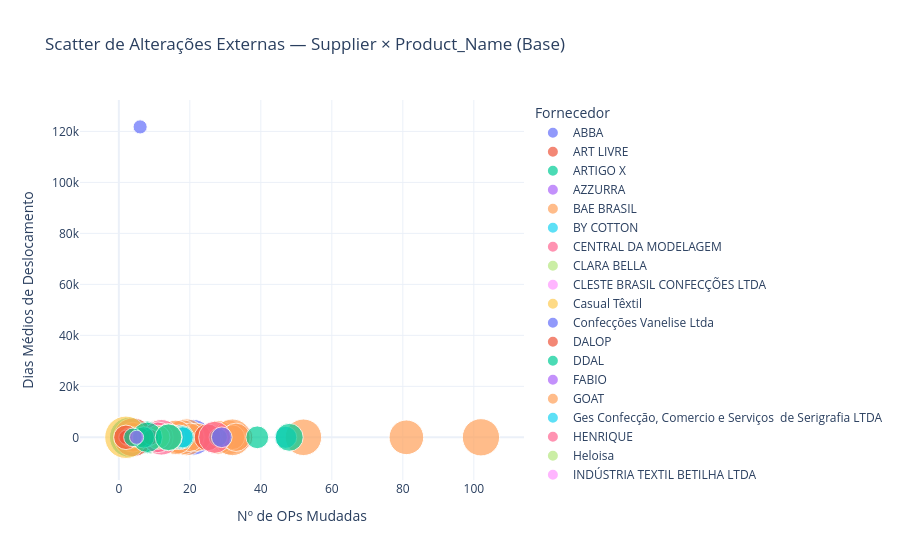

The notebook cell saved with this chart:
### Code cell
plot_instability_scatter_by_cycle(df_supplier_product_ext, 'Base')

### Figure 1 — Plotly figure (JSON) as saved in the notebook; plotly's stock layout.template omitted (floating-point values rounded to 4 significant figures)
{"data": [{"customdata": [["ABBA", "Camiseta Henley Core Masculino", 25], ["ABBA", "Camiseta Polo Core Masculino", 134], ["ABBA", "Core T-shirt Masculino", 25]], "hovertemplate": "Fornecedor=%{customdata[0]}<br>Nº de OPs Mudadas=%{x}<br>Dias Médios de Deslocamento=%{y}<br>Nº Médio de Revisões Externas por OP=%{marker.size}<br>product_name=%{customdata[1]}<br>total_rev_ext=%{customdata[2]}<extra></extra>", "legendgroup": "ABBA", "marker": {"color": "#636efa", "opacity": 0.7, "size": [5.0, 6.38, 1.79], "sizemode": "area", "sizeref": 0.01, "symbol": "circle"}, "mode": "markers", "name": "ABBA", "orientation": "v", "showlegend": true, "type": "scatter", "x": [5, 21, 14], "xaxis": "x", "y": [10.9, 13.2, 7.2], "yaxis": "y"}, {"customdata": [["ART LIVRE", "Daily T-shirt Masculino", 120], ["ART LIVRE", "Tech T-shirt Gola U Feminino", 47], ["ART LIVRE", "Tech T-shirt Gola U Masculino", 31], ["ART LIVRE", "Tech T-shirt Gola V Feminino", 61], ["ART LIVRE", "Tech T-shirt Gola V Masculino", 83], ["ART LIVRE", "Tech T-shirt Heavy Masculino", 50], ["ART LIVRE", "Tech T-shirt Heavy Slim Masculino", 40], ["ART LIVRE", "Tech T-shirt Long Sleeve Feminino", 39], ["ART LIVRE", "Tech T-shirt Long Sleeve Masculino", 13]], "hovertemplate": "Fornecedor=%{customdata[0]}<br>Nº de OPs Mudadas=%{x}<br>Dias Médios de Deslocamento=%{y}<br>Nº Médio de Revisões Externas por OP=%{marker.size}<br>product_name=%{customdata[1]}<br>total_rev_ext=%{customdata[2]}<extra></extra>", "legendgroup": "ART LIVRE", "marker": {"color": "#EF553B", "opacity": 0.7, "size": [3.53, 3.36, 2.38, 2.9, 3.77, 4.55, 4.44, 3.9, 2.17], "sizemode": "area", "sizeref": 0.01, "symbol": "circle"}, "mode": "markers", "name": "ART LIVRE", "orientation": "v", "showlegend": true, "type": "scatter", "x": [34, 14, 13, 21, 22, 11, 9, 10, 6], "xaxis": "x", "y": [11.4, 19.3, 18.1, 15.1, 11.7, 21.3, 23.3, 19.7, 22.1], "yaxis": "y"}, {"customdata": [["ARTIGO X", "Boné Outdoors", 11], ["ARTIGO X", "Boné Sixx", 33]], "hovertemplate": "Fornecedor=%{customdata[0]}<br>Nº de OPs Mudadas=%{x}<br>Dias Médios de Deslocamento=%{y}<br>Nº Médio de Revisões Externas por OP=%{marker.size}<br>product_name=%{customdata[1]}<br>total_rev_ext=%{customdata[2]}<extra></extra>", "legendgroup": "ARTIGO X", "marker": {"color": "#00cc96", "opacity": 0.7, "size": [1.22, 1.5], "sizemode": "area", "sizeref": 0.01, "symbol": "circle"}, "mode": "markers", "name": "ARTIGO X", "orientation": "v", "showlegend": true, "type": "scatter", "x": [9, 22], "xaxis": "x", "y": [5.5, 12.3], "yaxis": "y"}, {"customdata": [["AZZURRA", "Future Shorts 200 Masculino", 9], ["AZZURRA", "Hybrid Jogger Masculino", 20], ["AZZURRA", "Shorts Esportivo Endorphine Masculino", 3]], "hovertemplate": "Fornecedor=%{customdata[0]}<br>Nº de OPs Mudadas=%{x}<br>Dias Médios de Deslocamento=%{y}<br>Nº Médio de Revisões Externas por OP=%{marker.size}<br>product_name=%{customdata[1]}<br>total_rev_ext=%{customdata[2]}<extra></extra>", "legendgroup": "AZZURRA", "marker": {"color": "#ab63fa", "opacity": 0.7, "size": [1.8, 1.67, 1.5], "sizemode": "area", "sizeref": 0.01, "symbol": "circle"}, "mode": "markers", "name": "AZZURRA", "orientation": "v", "showlegend": true, "type": "scatter", "x": [5, 12, 2], "xaxis": "x", "y": [16.1, 16.6, 6.3], "yaxis": "y"}, {"customdata": [["BAE BRASIL", "Calcinha Brief Feminino", 54], ["BAE BRASIL", "Calcinha Safe Feminino", 47], ["BAE BRASIL", "Cueca Boxer Comfort Anti Suor Masculino", 183], ["BAE BRASIL", "Cueca Boxer Comfort Simples Masculino", 159], ["BAE BRASIL", "Cueca Boxer Performance Anti Suor Masculino", 215], ["BAE BRASIL", "Cueca Boxer Performance Simples Masculino", 130], ["BAE BRASIL", "Cueca Slip Comfort Simples Masculino", 38], ["BAE BRASIL", "Daily T-shirt Feminino", 90], ["BAE BRASIL", "Daily T-shirt Masculino", 347], ["BAE BRASIL", "High Neck Tank Feminino", 38], ["BAE BRASIL", "NoHo Socks", 53], ["BAE BRASIL", "Skin Cropped Feminino", 34], ["BAE BRASIL", "Skin Cropped Long Sleeve Feminino", 109], ["BAE BRASIL", "SneakIN Socks", 89], ["BAE BRASIL", "Spectrum Socks High 2.0", 14], ["BAE BRASIL", "Spectrum Socks Mid 2.0", 33], ["BAE BRASIL", "Tech T-shirt Gola U Masculino", 486], ["BAE BRASIL", "Tech T-shirt Heavy Masculino", 82], ["BAE BRASIL", "Tech T-shirt Heavy Slim Masculino", 94], ["BAE BRASIL", "Tech T-shirt High Neck Long Sleeve Feminino", 98], ["BAE BRASIL", "Tech T-shirt Long Sleeve Feminino", 20], ["BAE BRASIL", "The Perfect Top Feminino", 710]], "hovertemplate": "Fornecedor=%{customdata[0]}<br>Nº de OPs Mudadas=%{x}<br>Dias Médios de Deslocamento=%{y}<br>Nº Médio de Revisões Externas por OP=%{marker.size}<br>product_name=%{customdata[1]}<br>total_rev_ext=%{customdata[2]}<extra></extra>", "legendgroup": "BAE BRASIL", "marker": {"color": "#FFA15A", "opacity": 0.7, "size": [5.4, 4.7, 5.9, 5.68, 6.72, 6.84, 3.8, 5.29, 6.67, 2.38, 3.53, 3.4, 6.06, 4.05, 1.75, 2.54, 6.0, 4.1, 5.88, 3.06, 6.67, 6.96], "sizemode": "area", "sizeref": 0.01, "symbol": "circle"}, "mode": "markers", "name": "BAE BRASIL", "orientation": "v", "showlegend": true, "type": "scatter", "x": [10, 10, 31, 28, 32, 19, 10, 17, 52, 16, 15, 10, 18, 22, 8, 13, 81, 20, 16, 32, 3, 102], "xaxis": "x", "y": [21.7, 12.7, 15.1, 11.9, 12.8, 16.1, 20.7, 21.6, 20.0, 38.3, 18.9, 8.6, 9.5, 33.3, 39.9, 15.9, 13.0, 14.2, 15.4, 26.1, 25.0, 8.6], "yaxis": "y"}, {"customdata": [["BY COTTON", "Daily T-shirt Feminino", 11], ["BY COTTON", "Daily T-shirt Masculino", 16], ["BY COTTON", "Tech T-shirt Gola U Masculino", 116], ["BY COTTON", "Tech T-shirt Gola V Masculino", 52]], "hovertemplate": "Fornecedor=%{customdata[0]}<br>Nº de OPs Mudadas=%{x}<br>Dias Médios de Deslocamento=%{y}<br>Nº Médio de Revisões Externas por OP=%{marker.size}<br>product_name=%{customdata[1]}<br>total_rev_ext=%{customdata[2]}<extra></extra>", "legendgroup": "BY COTTON", "marker": {"color": "#19d3f3", "opacity": 0.7, "size": [1.83, 1.6, 2.47, 3.06], "sizemode": "area", "sizeref": 0.01, "symbol": "circle"}, "mode": "markers", "name": "BY COTTON", "orientation": "v", "showlegend": true, "type": "scatter", "x": [6, 10, 47, 17], "xaxis": "x", "y": [3.9, 7.1, 10.2, 12.8], "yaxis": "y"}, {"customdata": [["CENTRAL DA MODELAGEM", "Calça FutureForm Feminino", 11], ["CENTRAL DA MODELAGEM", "Daily T-shirt Masculino", 22], ["CENTRAL DA MODELAGEM", "Saia Midi Kyoto Feminino", 17], ["CENTRAL DA MODELAGEM", "Saia Mini Kyoto Feminino", 13], ["CENTRAL DA MODELAGEM", "Shorts Kyoto Feminino", 16]], "hovertemplate": "Fornecedor=%{customdata[0]}<br>Nº de OPs Mudadas=%{x}<br>Dias Médios de Deslocamento=%{y}<br>Nº Médio de Revisões Externas por OP=%{marker.size}<br>product_name=%{customdata[1]}<br>total_rev_ext=%{customdata[2]}<extra></extra>", "legendgroup": "CENTRAL DA MODELAGEM", "marker": {"color": "#FF6692", "opacity": 0.7, "size": [1.57, 3.14, 2.43, 2.17, 2.0], "sizemode": "area", "sizeref": 0.01, "symbol": "circle"}, "mode": "markers", "name": "CENTRAL DA MODELAGEM", "orientation": "v", "showlegend": true, "type": "scatter", "x": [7, 7, 7, 6, 8], "xaxis": "x", "y": [23.5, 22.0, 24.7, 23.8, 22.8], "yaxis": "y"}, {"customdata": [["CLARA BELLA", "Calça Flare InSkin Feminino", 11], ["CLARA BELLA", "Shorts Esportivo Endorphine Masculino", 5], ["CLARA BELLA", "Shorts Esportivo Serotonin Feminino", 3], ["CLARA BELLA", "Stirrup Legging Feminino", 13], ["CLARA BELLA", "Zipper Legging Feminino", 5]], "hovertemplate": "Fornecedor=%{customdata[0]}<br>Nº de OPs Mudadas=%{x}<br>Dias Médios de Deslocamento=%{y}<br>Nº Médio de Revisões Externas por OP=%{marker.size}<br>product_name=%{customdata[1]}<br>total_rev_ext=%{customdata[2]}<extra></extra>", "legendgroup": "CLARA BELLA", "marker": {"color": "#B6E880", "opacity": 0.7, "size": [1.83, 1.67, 1.0, 1.86, 1.25], "sizemode": "area", "sizeref": 0.01, "symbol": "circle"}, "mode": "markers", "name": "CLARA BELLA", "orientation": "v", "showlegend": true, "type": "scatter", "x": [6, 3, 3, 7, 4], "xaxis": "x", "y": [10.5, 10.2, 9.3, 19.8, 14.8], "yaxis": "y"}, {"customdata": [["CLESTE BRASIL CONFECÇÕES LTDA", "Camiseta Henley Core Masculino", 21], ["CLESTE BRASIL CONFECÇÕES LTDA", "Camiseta Polo Core Masculino", 12]], "hovertemplate": "Fornecedor=%{customdata[0]}<br>Nº de OPs Mudadas=%{x}<br>Dias Médios de Deslocamento=%{y}<br>Nº Médio de Revisões Externas por OP=%{marker.size}<br>product_name=%{customdata[1]}<br>total_rev_ext=%{customdata[2]}<extra></extra>", "legendgroup": "CLESTE BRASIL CONFECÇÕES LTDA", "marker": {"color": "#FF97FF", "opacity": 0.7, "size": [2.62, 1.5], "sizemode": "area", "sizeref": 0.01, "symbol": "circle"}, "mode": "markers", "name": "CLESTE BRASIL CONFECÇÕES LTDA", "orientation": "v", "showlegend": true, "type": "scatter", "x": [8, 8], "xaxis": "x", "y": [52.1, 21.2], "yaxis": "y"}, {"customdata": [["Casual Têxtil", "Tech T-shirt Gola U Masculino", 1]], "hovertemplate": "Fornecedor=%{customdata[0]}<br>Nº de OPs Mudadas=%{x}<br>Dias Médios de Deslocamento=%{y}<br>Nº Médio de Revisões Externas por OP=%{marker.size}<br>product_name=%{customdata[1]}<br>total_rev_ext=%{customdata[2]}<extra></extra>", "legendgroup": "Casual Têxtil", "marker": {"color": "#FECB52", "opacity": 0.7, "size": [1.0], "sizemode": "area", "sizeref": 0.01, "symbol": "circle"}, "mode": "markers", "name": "Casual Têxtil", "orientation": "v", "showlegend": true, "type": "scatter", "x": [1], "xaxis": "x", "y": [35.0], "yaxis": "y"}, {"customdata": [["Confecções Vanelise Ltda", "Tube Dress Feminino", 1]], "hovertemplate": "Fornecedor=%{customdata[0]}<br>Nº de OPs Mudadas=%{x}<br>Dias Médios de Deslocamento=%{y}<br>Nº Médio de Revisões Externas por OP=%{marker.size}<br>product_name=%{customdata[1]}<br>total_rev_ext=%{customdata[2]}<extra></extra>", "legendgroup": "Confecções Vanelise Ltda", "marker": {"color": "#636efa", "opacity": 0.7, "size": [1.0], "sizemode": "area", "sizeref": 0.01, "symbol": "circle"}, "mode": "markers", "name": "Confecções Vanelise Ltda", "orientation": "v", "showlegend": true, "type": "scatter", "x": [1], "xaxis": "x", "y": [2.0], "yaxis": "y"}, {"customdata": [["DALOP", "Easy Legging Feminino", 16], ["DALOP", "Motion Shorts 90 Feminino", 3], ["DALOP", "Regata Intech Feminino", 40], ["DALOP", "Regata Intech Masculino", 91], ["DALOP", "The Perfect Top Feminino", 15], ["DALOP", "Tube Dress Feminino", 48]], "hovertemplate": "Fornecedor=%{customdata[0]}<br>Nº de OPs Mudadas=%{x}<br>Dias Médios de Deslocamento=%{y}<br>Nº Médio de Revisões Externas por OP=%{marker.size}<br>product_name=%{customdata[1]}<br>total_rev_ext=%{customdata[2]}<extra></extra>", "legendgroup": "DALOP", "marker": {"color": "#EF553B", "opacity": 0.7, "size": [2.67, 1.0, 3.64, 3.64, 3.0, 3.2], "sizemode": "area", "sizeref": 0.01, "symbol": "circle"}, "mode": "markers", "name": "DALOP", "orientation": "v", "showlegend": true, "type": "scatter", "x": [6, 3, 11, 25, 5, 15], "xaxis": "x", "y": [17.8, 7.0, 8.8, 8.2, 6.7, 8.1], "yaxis": "y"}, {"customdata": [["DDAL", "Daily T-shirt Feminino", 22], ["DDAL", "Daily T-shirt Masculino", 48], ["DDAL", "Tech T-shirt Gola U Feminino", 13], ["DDAL", "Tech T-shirt Gola U Masculino", 43], ["DDAL", "Vestido WingSuit Feminino", 24], ["DDAL", "Wingsuit Feminino", 187]], "hovertemplate": "Fornecedor=%{customdata[0]}<br>Nº de OPs Mudadas=%{x}<br>Dias Médios de Deslocamento=%{y}<br>Nº Médio de Revisões Externas por OP=%{marker.size}<br>product_name=%{customdata[1]}<br>total_rev_ext=%{customdata[2]}<extra></extra>", "legendgroup": "DDAL", "marker": {"color": "#00cc96", "opacity": 0.7, "size": [2.44, 2.67, 4.33, 5.38, 8.0, 3.9], "sizemode": "area", "sizeref": 0.01, "symbol": "circle"}, "mode": "markers", "name": "DDAL", "orientation": "v", "showlegend": true, "type": "scatter", "x": [9, 18, 3, 8, 3, 48], "xaxis": "x", "y": [8.2, 18.2, 28.8, 10.5, 30.8, 10.3], "yaxis": "y"}, {"customdata": [["FABIO", "Core T-Shirt Masculino", 14], ["FABIO", "Performance T-shirt 2.0 Masculino", 1], ["FABIO", "Tech T-shirt Gola U Masculino", 6], ["FABIO", "Tech T-shirt Gola V Feminino", 7], ["FABIO", "Tech T-shirt Long Sleeve Feminino", 2], ["FABIO", "Tech T-shirt Long Sleeve Masculino", 16]], "hovertemplate": "Fornecedor=%{customdata[0]}<br>Nº de OPs Mudadas=%{x}<br>Dias Médios de Deslocamento=%{y}<br>Nº Médio de Revisões Externas por OP=%{marker.size}<br>product_name=%{customdata[1]}<br>total_rev_ext=%{customdata[2]}<extra></extra>", "legendgroup": "FABIO", "marker": {"color": "#ab63fa", "opacity": 0.7, "size": [2.33, 1.0, 3.0, 1.75, 1.0, 2.29], "sizemode": "area", "sizeref": 0.01, "symbol": "circle"}, "mode": "markers", "name": "FABIO", "orientation": "v", "showlegend": true, "type": "scatter", "x": [6, 1, 2, 4, 2, 7], "xaxis": "x", "y": [8.5, 7.0, 19.2, 21.0, 13.5, 23.2], "yaxis": "y"}, {"customdata": [["GOAT", "Structure Tank Feminino", 8], ["GOAT", "Techsture Vest Feminino", 39], ["GOAT", "Wingsuit Feminino", 133]], "hovertemplate": "Fornecedor=%{customdata[0]}<br>Nº de OPs Mudadas=%{x}<br>Dias Médios de Deslocamento=%{y}<br>Nº Médio de Revisões Externas por OP=%{marker.size}<br>product_name=%{customdata[1]}<br>total_rev_ext=%{customdata[2]}<extra></extra>", "legendgroup": "GOAT", "marker": {"color": "#FFA15A", "opacity": 0.7, "size": [1.6, 3.25, 4.03], "sizemode": "area", "sizeref": 0.01, "symbol": "circle"}, "mode": "markers", "name": "GOAT", "orientation": "v", "showlegend": true, "type": "scatter", "x": [5, 12, 33], "xaxis": "x", "y": [3.8, 12.2, 15.8], "yaxis": "y"}, {"customdata": [["Ges Confecção, Comercio e Serviços  de Serigrafia LTDA", "Camiseta Polo Core Masculino", 40], ["Ges Confecção, Comercio e Serviços  de Serigrafia LTDA", "Core T-Shirt Masculino", 2], ["Ges Confecção, Comercio e Serviços  de Serigrafia LTDA", "Core T-shirt Masculino", 20]], "hovertemplate": "Fornecedor=%{customdata[0]}<br>Nº de OPs Mudadas=%{x}<br>Dias Médios de Deslocamento=%{y}<br>Nº Médio de Revisões Externas por OP=%{marker.size}<br>product_name=%{customdata[1]}<br>total_rev_ext=%{customdata[2]}<extra></extra>", "legendgroup": "Ges Confecção, Comercio e Serviços  de Serigrafia LTDA", "marker": {"color": "#19d3f3", "opacity": 0.7, "size": [2.22, 1.0, 2.0], "sizemode": "area", "sizeref": 0.01, "symbol": "circle"}, "mode": "markers", "name": "Ges Confecção, Comercio e Serviços  de Serigrafia LTDA", "orientation": "v", "showlegend": true, "type": "scatter", "x": [18, 2, 10], "xaxis": "x", "y": [21.8, 8.5, 5.2], "yaxis": "y"}, {"customdata": [["HENRIQUE", "Sportee Masculino", 1]], "hovertemplate": "Fornecedor=%{customdata[0]}<br>Nº de OPs Mudadas=%{x}<br>Dias Médios de Deslocamento=%{y}<br>Nº Médio de Revisões Externas por OP=%{marker.size}<br>product_name=%{customdata[1]}<br>total_rev_ext=%{customdata[2]}<extra></extra>", "legendgroup": "HENRIQUE", "marker": {"color": "#FF6692", "opacity": 0.7, "size": [1.0], "sizemode": "area", "sizeref": 0.01, "symbol": "circle"}, "mode": "markers", "name": "HENRIQUE", "orientation": "v", "showlegend": true, "type": "scatter", "x": [1], "xaxis": "x", "y": [21.0], "yaxis": "y"}, {"customdata": [["Heloisa", "Camiseta Henley Core Masculino", 21], ["Heloisa", "Camiseta Polo Core Masculino", 15]], "hovertemplate": "Fornecedor=%{customdata[0]}<br>Nº de OPs Mudadas=%{x}<br>Dias Médios de Deslocamento=%{y}<br>Nº Médio de Revisões Externas por OP=%{marker.size}<br>product_name=%{customdata[1]}<br>total_rev_ext=%{customdata[2]}<extra></extra>", "legendgroup": "Heloisa", "marker": {"color": "#B6E880", "opacity": 0.7, "size": [1.62, 1.88], "sizemode": "area", "sizeref": 0.01, "symbol": "circle"}, "mode": "markers", "name": "Heloisa", "orientation": "v", "showlegend": true, "type": "scatter", "x": [13, 8], "xaxis": "x", "y": [42.2, 32.0], "yaxis": "y"}, {"customdata": [["INDÚSTRIA TEXTIL BETILHA LTDA", "Bermuda Kyoto Feminino", 9], ["INDÚSTRIA TEXTIL BETILHA LTDA", "Shorts Kyoto Feminino", 24]], "hovertemplate": "Fornecedor=%{customdata[0]}<br>Nº de OPs Mudadas=%{x}<br>Dias Médios de Deslocamento=%{y}<br>Nº Médio de Revisões Externas por OP=%{marker.size}<br>product_name=%{customdata[1]}<br>total_rev_ext=%{customdata[2]}<extra></extra>", "legendgroup": "INDÚSTRIA TEXTIL BETILHA LTDA", "marker": {"color": "#FF97FF", "opacity": 0.7, "size": [2.25, 3.0], "sizemode": "area", "sizeref": 0.01, "symbol": "circle"}, "mode": "markers", "name": "INDÚSTRIA TEXTIL BETILHA LTDA", "orientation": "v", "showlegend": true, "type": "scatter", "x": [4, 8], "xaxis": "x", "y": [7.4, 11.3], "yaxis": "y"}, {"customdata": [["INTERTEXTIL", "Calcinha Minimal Feminino", 4], ["INTERTEXTIL", "Calcinha Safe Feminino", 8], ["INTERTEXTIL", "Calcinha String Feminino", 4]], "hovertemplate": "Fornecedor=%{customdata[0]}<br>Nº de OPs Mudadas=%{x}<br>Dias Médios de Deslocamento=%{y}<br>Nº Médio de Revisões Externas por OP=%{marker.size}<br>product_name=%{customdata[1]}<br>total_rev_ext=%{customdata[2]}<extra></extra>", "legendgroup": "INTERTEXTIL", "marker": {"color": "#FECB52", "opacity": 0.7, "size": [1.0, 2.0, 1.0], "sizemode": "area", "sizeref": 0.01, "symbol": "circle"}, "mode": "markers", "name": "INTERTEXTIL", "orientation": "v", "showlegend": true, "type": "scatter", "x": [4, 4, 4], "xaxis": "x", "y": [33.0, 27.9, 33.0], "yaxis": "y"}, {"customdata": [["KABRIOLLI", "Calça FutureForm Feminino", 44], ["KABRIOLLI", "Vestido Curto Gola Canoa FutureForm Feminino", 9], ["KABRIOLLI", "Vestido Midi de Alça FutureForm Feminino", 4]], "hovertemplate": "Fornecedor=%{customdata[0]}<br>Nº de OPs Mudadas=%{x}<br>Dias Médios de Deslocamento=%{y}<br>Nº Médio de Revisões Externas por OP=%{marker.size}<br>product_name=%{customdata[1]}<br>total_rev_ext=%{customdata[2]}<extra></extra>", "legendgroup": "KABRIOLLI", "marker": {"color": "#636efa", "opacity": 0.7, "size": [3.38, 1.29, 1.0], "sizemode": "area", "sizeref": 0.01, "symbol": "circle"}, "mode": "markers", "name": "KABRIOLLI", "orientation": "v", "showlegend": true, "type": "scatter", "x": [13, 7, 4], "xaxis": "x", "y": [17.0, 6.0, 10.0], "yaxis": "y"}, {"customdata": [["LUTESTIL", "Cueca Boxer Comfort Simples Masculino", 16], ["LUTESTIL", "Cueca Boxer Performance Simples Masculino", 18], ["LUTESTIL", "Sutiã Comfy Feminino", 9], ["LUTESTIL", "Sutiã Flex Feminino", 4], ["LUTESTIL", "Sutiã Lounge Feminino", 3], ["LUTESTIL", "The Perfect Top Feminino", 30], ["LUTESTIL", "Undershirt Anti Suor Gola U Masculino", 17], ["LUTESTIL", "Undershirt Anti Suor Gola V Masculino", 45], ["LUTESTIL", "Undershirt Simples Gola V Masculino", 6]], "hovertemplate": "Fornecedor=%{customdata[0]}<br>Nº de OPs Mudadas=%{x}<br>Dias Médios de Deslocamento=%{y}<br>Nº Médio de Revisões Externas por OP=%{marker.size}<br>product_name=%{customdata[1]}<br>total_rev_ext=%{customdata[2]}<extra></extra>", "legendgroup": "LUTESTIL", "marker": {"color": "#EF553B", "opacity": 0.7, "size": [4.0, 4.5, 2.25, 1.0, 1.0, 7.5, 1.89, 3.21, 1.0], "sizemode": "area", "sizeref": 0.01, "symbol": "circle"}, "mode": "markers", "name": "LUTESTIL", "orientation": "v", "showlegend": true, "type": "scatter", "x": [4, 4, 4, 4, 3, 4, 9, 14, 6], "xaxis": "x", "y": [61.4, 54.2, 121.4, 126.0, 126.0, 16.6, 106.0, 33.6, 248.5], "yaxis": "y"}, {"customdata": [["Lunelli Nordeste", "Daily Light T-shirt Masculino", 47]], "hovertemplate": "Fornecedor=%{customdata[0]}<br>Nº de OPs Mudadas=%{x}<br>Dias Médios de Deslocamento=%{y}<br>Nº Médio de Revisões Externas por OP=%{marker.size}<br>product_name=%{customdata[1]}<br>total_rev_ext=%{customdata[2]}<extra></extra>", "legendgroup": "Lunelli Nordeste", "marker": {"color": "#00cc96", "opacity": 0.7, "size": [1.68], "sizemode": "area", "sizeref": 0.01, "symbol": "circle"}, "mode": "markers", "name": "Lunelli Nordeste", "orientation": "v", "showlegend": true, "type": "scatter", "x": [28], "xaxis": "x", "y": [10.7], "yaxis": "y"}, {"customdata": [["MAC CLEM", "Camisa FutureForm Feminino", 8], ["MAC CLEM", "Camisa FutureForm Masculino", 9]], "hovertemplate": "Fornecedor=%{customdata[0]}<br>Nº de OPs Mudadas=%{x}<br>Dias Médios de Deslocamento=%{y}<br>Nº Médio de Revisões Externas por OP=%{marker.size}<br>product_name=%{customdata[1]}<br>total_rev_ext=%{customdata[2]}<extra></extra>", "legendgroup": "MAC CLEM", "marker": {"color": "#ab63fa", "opacity": 0.7, "size": [1.33, 2.25], "sizemode": "area", "sizeref": 0.01, "symbol": "circle"}, "mode": "markers", "name": "MAC CLEM", "orientation": "v", "showlegend": true, "type": "scatter", "x": [6, 4], "xaxis": "x", "y": [4.6, 6.3], "yaxis": "y"}, {"customdata": [["MALHAS D'STEFANO", "Spectrum Socks High 2.0", 23], ["MALHAS D'STEFANO", "Spectrum Socks Low 2.0", 24], ["MALHAS D'STEFANO", "Spectrum Socks Mid 2.0", 11]], "hovertemplate": "Fornecedor=%{customdata[0]}<br>Nº de OPs Mudadas=%{x}<br>Dias Médios de Deslocamento=%{y}<br>Nº Médio de Revisões Externas por OP=%{marker.size}<br>product_name=%{customdata[1]}<br>total_rev_ext=%{customdata[2]}<extra></extra>", "legendgroup": "MALHAS D'STEFANO", "marker": {"color": "#FFA15A", "opacity": 0.7, "size": [1.53, 1.6, 1.57], "sizemode": "area", "sizeref": 0.01, "symbol": "circle"}, "mode": "markers", "name": "MALHAS D'STEFANO", "orientation": "v", "showlegend": true, "type": "scatter", "x": [15, 15, 7], "xaxis": "x", "y": [10.4, 6.7, 6.2], "yaxis": "y"}, {"customdata": [["MASH", "Cueca Boxer Comfort Simples Masculino", 11], ["MASH", "Cueca Boxer Performance Anti Suor Masculino", 8], ["MASH", "Cueca Boxer Performance Simples Masculino", 7]], "hovertemplate": "Fornecedor=%{customdata[0]}<br>Nº de OPs Mudadas=%{x}<br>Dias Médios de Deslocamento=%{y}<br>Nº Médio de Revisões Externas por OP=%{marker.size}<br>product_name=%{customdata[1]}<br>total_rev_ext=%{customdata[2]}<extra></extra>", "legendgroup": "MASH", "marker": {"color": "#19d3f3", "opacity": 0.7, "size": [1.83, 1.6, 1.4], "sizemode": "area", "sizeref": 0.01, "symbol": "circle"}, "mode": "markers", "name": "MASH", "orientation": "v", "showlegend": true, "type": "scatter", "x": [6, 5, 5], "xaxis": "x", "y": [29.6, 35.1, 36.9], "yaxis": "y"}, {"customdata": [["MAURA", "Calça FutureForm Masculino", 139], ["MAURA", "Saia Midi Kyoto Feminino", 76], ["MAURA", "Structure Cropped Feminino", 45], ["MAURA", "Structure Tank Feminino", 52]], "hovertemplate": "Fornecedor=%{customdata[0]}<br>Nº de OPs Mudadas=%{x}<br>Dias Médios de Deslocamento=%{y}<br>Nº Médio de Revisões Externas por OP=%{marker.size}<br>product_name=%{customdata[1]}<br>total_rev_ext=%{customdata[2]}<extra></extra>", "legendgroup": "MAURA", "marker": {"color": "#FF6692", "opacity": 0.7, "size": [5.15, 6.33, 3.21, 4.73], "sizemode": "area", "sizeref": 0.01, "symbol": "circle"}, "mode": "markers", "name": "MAURA", "orientation": "v", "showlegend": true, "type": "scatter", "x": [27, 12, 14, 11], "xaxis": "x", "y": [10.3, 12.3, 25.2, 9.0], "yaxis": "y"}, {"customdata": [["MC & MC", "Camisa FutureForm Feminino", 53], ["MC & MC", "Camisa FutureForm Masculino", 32]], "hovertemplate": "Fornecedor=%{customdata[0]}<br>Nº de OPs Mudadas=%{x}<br>Dias Médios de Deslocamento=%{y}<br>Nº Médio de Revisões Externas por OP=%{marker.size}<br>product_name=%{customdata[1]}<br>total_rev_ext=%{customdata[2]}<extra></extra>", "legendgroup": "MC & MC", "marker": {"color": "#B6E880", "opacity": 0.7, "size": [3.79, 2.91], "sizemode": "area", "sizeref": 0.01, "symbol": "circle"}, "mode": "markers", "name": "MC & MC", "orientation": "v", "showlegend": true, "type": "scatter", "x": [14, 11], "xaxis": "x", "y": [44.7, 43.0], "yaxis": "y"}, {"customdata": [["NATURAL COMPANY CONFECCOES LTDA", "Camiseta Polo Core Masculino", 6]], "hovertemplate": "Fornecedor=%{customdata[0]}<br>Nº de OPs Mudadas=%{x}<br>Dias Médios de Deslocamento=%{y}<br>Nº Médio de Revisões Externas por OP=%{marker.size}<br>product_name=%{customdata[1]}<br>total_rev_ext=%{customdata[2]}<extra></extra>", "legendgroup": "NATURAL COMPANY CONFECCOES LTDA", "marker": {"color": "#FF97FF", "opacity": 0.7, "size": [2.0], "sizemode": "area", "sizeref": 0.01, "symbol": "circle"}, "mode": "markers", "name": "NATURAL COMPANY CONFECCOES LTDA", "orientation": "v", "showlegend": true, "type": "scatter", "x": [3], "xaxis": "x", "y": [46.5], "yaxis": "y"}, {"customdata": [["NOVA FORMULA", "Camiseta Henley Core Masculino", 18], ["NOVA FORMULA", "Core T-Shirt Masculino", 7]], "hovertemplate": "Fornecedor=%{customdata[0]}<br>Nº de OPs Mudadas=%{x}<br>Dias Médios de Deslocamento=%{y}<br>Nº Médio de Revisões Externas por OP=%{marker.size}<br>product_name=%{customdata[1]}<br>total_rev_ext=%{customdata[2]}<extra></extra>", "legendgroup": "NOVA FORMULA", "marker": {"color": "#FECB52", "opacity": 0.7, "size": [9.0, 1.4], "sizemode": "area", "sizeref": 0.01, "symbol": "circle"}, "mode": "markers", "name": "NOVA FORMULA", "orientation": "v", "showlegend": true, "type": "scatter", "x": [2, 5], "xaxis": "x", "y": [20.5, 11.9], "yaxis": "y"}, {"customdata": [["PIXIE", "Maxi Saia NYIN Feminino", 62], ["PIXIE", "Tube Dress Feminino", 15], ["PIXIE", "Vestido Chemise Sem Mangas FutureForm Feminino", 6], ["PIXIE", "Vestido Tube Dress Curto Feminino", 6]], "hovertemplate": "Fornecedor=%{customdata[0]}<br>Nº de OPs Mudadas=%{x}<br>Dias Médios de Deslocamento=%{y}<br>Nº Médio de Revisões Externas por OP=%{marker.size}<br>product_name=%{customdata[1]}<br>total_rev_ext=%{customdata[2]}<extra></extra>", "legendgroup": "PIXIE", "marker": {"color": "#636efa", "opacity": 0.7, "size": [2.14, 1.88, 1.0, 1.5], "sizemode": "area", "sizeref": 0.01, "symbol": "circle"}, "mode": "markers", "name": "PIXIE", "orientation": "v", "showlegend": true, "type": "scatter", "x": [29, 8, 6, 4], "xaxis": "x", "y": [24.8, 14.3, 121800.0, 9.7], "yaxis": "y"}, {"customdata": [["RDM", "Calcinha Brief Feminino", 6], ["RDM", "Calcinha Minimal Feminino", 5], ["RDM", "Calcinha Safe Feminino", 5], ["RDM", "Calcinha String Feminino", 2], ["RDM", "Cueca Boxer Performance Anti Suor Masculino", 12], ["RDM", "Motion Shorts Feminino", 2], ["RDM", "The Perfect Top Feminino", 11], ["RDM", "Vestido Esportivo Rush Feminino", 6]], "hovertemplate": "Fornecedor=%{customdata[0]}<br>Nº de OPs Mudadas=%{x}<br>Dias Médios de Deslocamento=%{y}<br>Nº Médio de Revisões Externas por OP=%{marker.size}<br>product_name=%{customdata[1]}<br>total_rev_ext=%{customdata[2]}<extra></extra>", "legendgroup": "RDM", "marker": {"color": "#EF553B", "opacity": 0.7, "size": [1.5, 1.25, 1.67, 1.0, 2.0, 1.0, 1.22, 3.0], "sizemode": "area", "sizeref": 0.01, "symbol": "circle"}, "mode": "markers", "name": "RDM", "orientation": "v", "showlegend": true, "type": "scatter", "x": [4, 4, 3, 2, 6, 2, 9, 2], "xaxis": "x", "y": [4.3, 49.2, 28.0, 1.5, 11.6, 39.5, 8.5, 15.7], "yaxis": "y"}, {"customdata": [["RIZLLEP", "Core T-shirt Masculino", 16], ["RIZLLEP", "Daily T-shirt Masculino", 101], ["RIZLLEP", "Saia Envelope Breeze Feminino", 37], ["RIZLLEP", "Tech T-shirt Gola U Feminino", 50], ["RIZLLEP", "The Perfect Top Feminino", 7]], "hovertemplate": "Fornecedor=%{customdata[0]}<br>Nº de OPs Mudadas=%{x}<br>Dias Médios de Deslocamento=%{y}<br>Nº Médio de Revisões Externas por OP=%{marker.size}<br>product_name=%{customdata[1]}<br>total_rev_ext=%{customdata[2]}<extra></extra>", "legendgroup": "RIZLLEP", "marker": {"color": "#00cc96", "opacity": 0.7, "size": [2.29, 2.59, 4.62, 3.57, 1.75], "sizemode": "area", "sizeref": 0.01, "symbol": "circle"}, "mode": "markers", "name": "RIZLLEP", "orientation": "v", "showlegend": true, "type": "scatter", "x": [7, 39, 8, 14, 4], "xaxis": "x", "y": [18.4, 8.2, 21.1, 27.3, 4.6], "yaxis": "y"}, {"customdata": [["T Christina", "Legging InSculpt Feminino", 5]], "hovertemplate": "Fornecedor=%{customdata[0]}<br>Nº de OPs Mudadas=%{x}<br>Dias Médios de Deslocamento=%{y}<br>Nº Médio de Revisões Externas por OP=%{marker.size}<br>product_name=%{customdata[1]}<br>total_rev_ext=%{customdata[2]}<extra></extra>", "legendgroup": "T Christina", "marker": {"color": "#ab63fa", "opacity": 0.7, "size": [1.0], "sizemode": "area", "sizeref": 0.01, "symbol": "circle"}, "mode": "markers", "name": "T Christina", "orientation": "v", "showlegend": true, "type": "scatter", "x": [5], "xaxis": "x", "y": [11.4], "yaxis": "y"}], "layout": {"legend": {"itemsizing": "constant", "title": {"text": "Fornecedor"}, "tracegroupgap": 0}, "title": {"text": "Scatter de Alterações Externas — Supplier × Product_Name (Base)"}, "xaxis": {"anchor": "y", "domain": [0, 1], "title": {"text": "Nº de OPs Mudadas"}}, "yaxis": {"anchor": "x", "domain": [0, 1], "title": {"text": "Dias Médios de Deslocamento"}}}}
